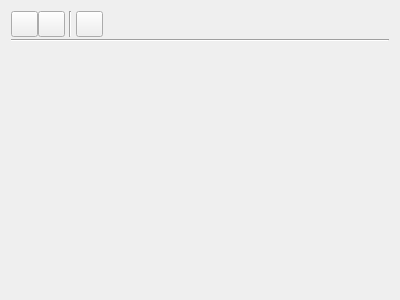
<?xml version="1.0" encoding="UTF-8"?>
<ui version="4.0">
 <class>TraderItemWidget</class>
 <widget class="QWidget" name="TraderItemWidget">
  <property name="geometry">
   <rect>
    <x>0</x>
    <y>0</y>
    <width>400</width>
    <height>300</height>
   </rect>
  </property>
  <property name="windowTitle">
   <string>Form</string>
  </property>
  <layout class="QVBoxLayout" name="verticalLayout" stretch="0,1">
   <item>
    <layout class="QVBoxLayout" name="m_toolbarLayout">
     <property name="spacing">
      <number>2</number>
     </property>
     <item>
      <layout class="QHBoxLayout" name="m_buttonLayout" stretch="0,0,0,0,0,0,0">
       <property name="spacing">
        <number>0</number>
       </property>
       <item>
        <widget class="QPushButton" name="m_saveButton">
         <property name="sizePolicy">
          <sizepolicy hsizetype="Fixed" vsizetype="Fixed">
           <horstretch>0</horstretch>
           <verstretch>0</verstretch>
          </sizepolicy>
         </property>
         <property name="minimumSize">
          <size>
           <width>27</width>
           <height>26</height>
          </size>
         </property>
         <property name="maximumSize">
          <size>
           <width>27</width>
           <height>26</height>
          </size>
         </property>
         <property name="baseSize">
          <size>
           <width>0</width>
           <height>0</height>
          </size>
         </property>
         <property name="toolTip">
          <string>Save</string>
         </property>
         <property name="text">
          <string/>
         </property>
         <property name="icon">
          <iconset resource="../../LegacyResources/LegacyResources.qrc">
           <normaloff>:/icons/floppy_disk.png</normaloff>:/icons/floppy_disk.png</iconset>
         </property>
         <property name="iconSize">
          <size>
           <width>20</width>
           <height>20</height>
          </size>
         </property>
        </widget>
       </item>
       <item>
        <widget class="QPushButton" name="m_reloadButton">
         <property name="minimumSize">
          <size>
           <width>27</width>
           <height>26</height>
          </size>
         </property>
         <property name="maximumSize">
          <size>
           <width>27</width>
           <height>26</height>
          </size>
         </property>
         <property name="toolTip">
          <string>Reload</string>
         </property>
         <property name="text">
          <string/>
         </property>
         <property name="icon">
          <iconset resource="../../LegacyResources/LegacyResources.qrc">
           <normaloff>:/icons/recycle.png</normaloff>:/icons/recycle.png</iconset>
         </property>
         <property name="iconSize">
          <size>
           <width>20</width>
           <height>20</height>
          </size>
         </property>
        </widget>
       </item>
       <item>
        <spacer name="horizontalSpacer_4">
         <property name="orientation">
          <enum>Qt::Horizontal</enum>
         </property>
         <property name="sizeType">
          <enum>QSizePolicy::Fixed</enum>
         </property>
         <property name="sizeHint" stdset="0">
          <size>
           <width>4</width>
           <height>20</height>
          </size>
         </property>
        </spacer>
       </item>
       <item>
        <widget class="Line" name="line_3">
         <property name="orientation">
          <enum>Qt::Vertical</enum>
         </property>
        </widget>
       </item>
       <item>
        <spacer name="horizontalSpacer_3">
         <property name="orientation">
          <enum>Qt::Horizontal</enum>
         </property>
         <property name="sizeType">
          <enum>QSizePolicy::Fixed</enum>
         </property>
         <property name="sizeHint" stdset="0">
          <size>
           <width>4</width>
           <height>20</height>
          </size>
         </property>
        </spacer>
       </item>
       <item>
        <widget class="QPushButton" name="m_openBlotterButton">
         <property name="minimumSize">
          <size>
           <width>27</width>
           <height>26</height>
          </size>
         </property>
         <property name="maximumSize">
          <size>
           <width>27</width>
           <height>26</height>
          </size>
         </property>
         <property name="toolTip">
          <string>Open Blotter</string>
         </property>
         <property name="text">
          <string/>
         </property>
         <property name="icon">
          <iconset resource="../../LegacyResources/LegacyResources.qrc">
           <normaloff>:/icons/window_earth.png</normaloff>:/icons/window_earth.png</iconset>
         </property>
         <property name="iconSize">
          <size>
           <width>20</width>
           <height>20</height>
          </size>
         </property>
        </widget>
       </item>
       <item>
        <spacer name="m_toolbarSpacer">
         <property name="orientation">
          <enum>Qt::Horizontal</enum>
         </property>
         <property name="sizeHint" stdset="0">
          <size>
           <width>40</width>
           <height>20</height>
          </size>
         </property>
        </spacer>
       </item>
      </layout>
     </item>
     <item>
      <widget class="Line" name="line">
       <property name="orientation">
        <enum>Qt::Horizontal</enum>
       </property>
      </widget>
     </item>
    </layout>
   </item>
   <item>
    <widget class="Spire::TraderProfileViewWidget" name="m_traderProfileView" native="true"/>
   </item>
  </layout>
 </widget>
 <customwidgets>
  <customwidget>
   <class>Spire::TraderProfileViewWidget</class>
   <extends>QWidget</extends>
   <header>Spire/AccountViewer/TraderProfileViewWidget.hpp</header>
   <container>1</container>
  </customwidget>
 </customwidgets>
 <resources>
  <include location="../../LegacyResources/LegacyResources.qrc"/>
 </resources>
 <connections/>
</ui>
